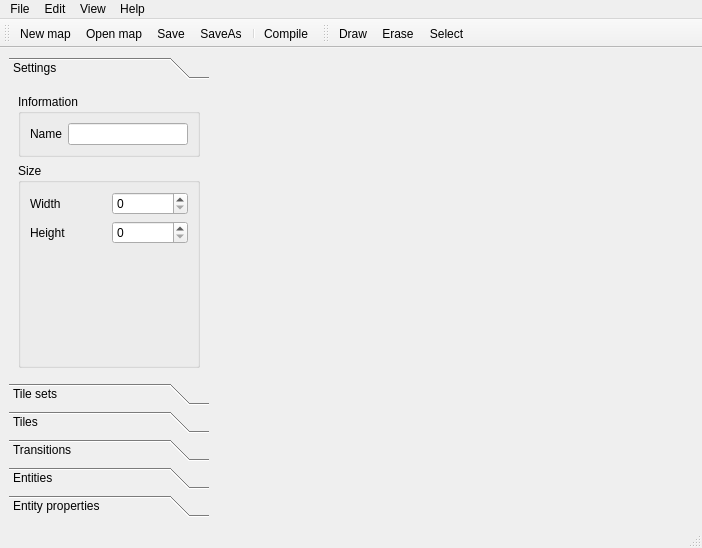
<?xml version="1.0" encoding="UTF-8"?>
<ui version="4.0">
 <class>MainWindow</class>
 <widget class="QMainWindow" name="MainWindow">
  <property name="geometry">
   <rect>
    <x>0</x>
    <y>0</y>
    <width>702</width>
    <height>548</height>
   </rect>
  </property>
  <property name="windowTitle">
   <string>Backlot Map Editor</string>
  </property>
  <widget class="QWidget" name="centralwidget">
   <layout class="QHBoxLayout" name="horizontalLayout">
    <item>
     <widget class="QToolBox" name="toolbox">
      <property name="sizePolicy">
       <sizepolicy hsizetype="Fixed" vsizetype="Preferred">
        <horstretch>0</horstretch>
        <verstretch>0</verstretch>
       </sizepolicy>
      </property>
      <property name="minimumSize">
       <size>
        <width>200</width>
        <height>0</height>
       </size>
      </property>
      <property name="currentIndex">
       <number>0</number>
      </property>
      <widget class="QWidget" name="settings">
       <property name="geometry">
        <rect>
         <x>0</x>
         <y>0</y>
         <width>200</width>
         <height>272</height>
        </rect>
       </property>
       <attribute name="label">
        <string>Settings</string>
       </attribute>
       <layout class="QVBoxLayout" name="verticalLayout_3">
        <item>
         <widget class="QGroupBox" name="groupBox_2">
          <property name="title">
           <string>Information</string>
          </property>
          <layout class="QGridLayout" name="gridLayout_3">
           <item row="0" column="0">
            <widget class="QLabel" name="label_3">
             <property name="text">
              <string>Name</string>
             </property>
            </widget>
           </item>
           <item row="0" column="1">
            <widget class="QLineEdit" name="namebox"/>
           </item>
          </layout>
         </widget>
        </item>
        <item>
         <widget class="QGroupBox" name="groupBox">
          <property name="title">
           <string>Size</string>
          </property>
          <layout class="QGridLayout" name="gridLayout_2">
           <item row="0" column="0">
            <widget class="QLabel" name="label">
             <property name="text">
              <string>Width</string>
             </property>
            </widget>
           </item>
           <item row="1" column="0">
            <widget class="QLabel" name="label_2">
             <property name="text">
              <string>Height</string>
             </property>
            </widget>
           </item>
           <item row="2" column="1">
            <spacer name="verticalSpacer">
             <property name="orientation">
              <enum>Qt::Vertical</enum>
             </property>
             <property name="sizeHint" stdset="0">
              <size>
               <width>20</width>
               <height>40</height>
              </size>
             </property>
            </spacer>
           </item>
           <item row="0" column="1">
            <widget class="QSpinBox" name="width"/>
           </item>
           <item row="1" column="1">
            <widget class="QSpinBox" name="height"/>
           </item>
          </layout>
         </widget>
        </item>
       </layout>
      </widget>
      <widget class="QWidget" name="tilesets">
       <property name="enabled">
        <bool>true</bool>
       </property>
       <property name="geometry">
        <rect>
         <x>0</x>
         <y>0</y>
         <width>274</width>
         <height>272</height>
        </rect>
       </property>
       <attribute name="label">
        <string>Tile sets</string>
       </attribute>
       <layout class="QVBoxLayout" name="verticalLayout_2">
        <item>
         <widget class="QListWidget" name="tilesetlist"/>
        </item>
        <item>
         <widget class="QPushButton" name="addtileset">
          <property name="text">
           <string>Add...</string>
          </property>
         </widget>
        </item>
        <item>
         <widget class="QPushButton" name="removetileset">
          <property name="text">
           <string>Remove</string>
          </property>
         </widget>
        </item>
       </layout>
      </widget>
      <widget class="QWidget" name="tiles">
       <property name="geometry">
        <rect>
         <x>0</x>
         <y>0</y>
         <width>274</width>
         <height>272</height>
        </rect>
       </property>
       <attribute name="label">
        <string>Tiles</string>
       </attribute>
       <layout class="QVBoxLayout" name="verticalLayout_4">
        <item>
         <widget class="TilePreview" name="tilepreview" native="true">
          <property name="sizePolicy">
           <sizepolicy hsizetype="Preferred" vsizetype="Fixed">
            <horstretch>0</horstretch>
            <verstretch>0</verstretch>
           </sizepolicy>
          </property>
          <property name="minimumSize">
           <size>
            <width>0</width>
            <height>150</height>
           </size>
          </property>
         </widget>
        </item>
        <item>
         <widget class="QTreeView" name="tilelist"/>
        </item>
       </layout>
      </widget>
      <widget class="QWidget" name="transitions">
       <property name="geometry">
        <rect>
         <x>0</x>
         <y>0</y>
         <width>274</width>
         <height>272</height>
        </rect>
       </property>
       <attribute name="label">
        <string>Transitions</string>
       </attribute>
       <layout class="QVBoxLayout" name="verticalLayout_7">
        <item>
         <widget class="QListView" name="listView_2"/>
        </item>
       </layout>
      </widget>
      <widget class="QWidget" name="entities">
       <property name="geometry">
        <rect>
         <x>0</x>
         <y>0</y>
         <width>274</width>
         <height>272</height>
        </rect>
       </property>
       <attribute name="label">
        <string>Entities</string>
       </attribute>
       <layout class="QVBoxLayout" name="verticalLayout_5">
        <item>
         <widget class="QListView" name="listView"/>
        </item>
       </layout>
      </widget>
      <widget class="QWidget" name="entityproperties">
       <property name="geometry">
        <rect>
         <x>0</x>
         <y>0</y>
         <width>274</width>
         <height>272</height>
        </rect>
       </property>
       <attribute name="label">
        <string>Entity properties</string>
       </attribute>
       <layout class="QVBoxLayout" name="verticalLayout_6">
        <item>
         <widget class="QLabel" name="entityname">
          <property name="text">
           <string>Entity:</string>
          </property>
         </widget>
        </item>
        <item>
         <widget class="QListView" name="propertylist"/>
        </item>
        <item>
         <widget class="QPushButton" name="changeproperty">
          <property name="text">
           <string>Change property</string>
          </property>
         </widget>
        </item>
       </layout>
      </widget>
     </widget>
    </item>
    <item>
     <widget class="MapView" name="levelview" native="true">
      <property name="minimumSize">
       <size>
        <width>150</width>
        <height>0</height>
       </size>
      </property>
     </widget>
    </item>
   </layout>
  </widget>
  <widget class="QMenuBar" name="menubar">
   <property name="geometry">
    <rect>
     <x>0</x>
     <y>0</y>
     <width>702</width>
     <height>22</height>
    </rect>
   </property>
   <widget class="QMenu" name="menuFile">
    <property name="title">
     <string>File</string>
    </property>
    <addaction name="ActionNew"/>
    <addaction name="ActionOpen"/>
    <addaction name="ActionSave"/>
    <addaction name="ActionSaveAs"/>
    <addaction name="separator"/>
    <addaction name="ActionCompile"/>
    <addaction name="separator"/>
    <addaction name="ActionExit"/>
   </widget>
   <widget class="QMenu" name="menuEdit">
    <property name="title">
     <string>Edit</string>
    </property>
    <addaction name="ActionDraw"/>
    <addaction name="ActionErase"/>
   </widget>
   <widget class="QMenu" name="menuView">
    <property name="title">
     <string>View</string>
    </property>
    <addaction name="ActionGrid"/>
    <addaction name="ActionMiniMap"/>
   </widget>
   <widget class="QMenu" name="menuHelp">
    <property name="title">
     <string>Help</string>
    </property>
    <addaction name="ActionAbout"/>
   </widget>
   <addaction name="menuFile"/>
   <addaction name="menuEdit"/>
   <addaction name="menuView"/>
   <addaction name="menuHelp"/>
  </widget>
  <widget class="QStatusBar" name="statusbar"/>
  <widget class="QToolBar" name="toolBar">
   <property name="windowTitle">
    <string>toolBar</string>
   </property>
   <attribute name="toolBarArea">
    <enum>TopToolBarArea</enum>
   </attribute>
   <attribute name="toolBarBreak">
    <bool>false</bool>
   </attribute>
   <addaction name="ActionNew"/>
   <addaction name="ActionOpen"/>
   <addaction name="ActionSave"/>
   <addaction name="ActionSaveAs"/>
   <addaction name="separator"/>
   <addaction name="ActionCompile"/>
  </widget>
  <widget class="QToolBar" name="toolBar_2">
   <property name="windowTitle">
    <string>toolBar_2</string>
   </property>
   <attribute name="toolBarArea">
    <enum>TopToolBarArea</enum>
   </attribute>
   <attribute name="toolBarBreak">
    <bool>false</bool>
   </attribute>
   <addaction name="ActionDraw"/>
   <addaction name="ActionErase"/>
   <addaction name="ActionSelect"/>
  </widget>
  <action name="ActionNew">
   <property name="icon">
    <iconset resource="../MapEditor.qrc">
     <normaloff>:/icons/icons/document-new.png</normaloff>:/icons/icons/document-new.png</iconset>
   </property>
   <property name="text">
    <string>New map</string>
   </property>
   <property name="toolTip">
    <string>New map</string>
   </property>
  </action>
  <action name="ActionOpen">
   <property name="icon">
    <iconset resource="../MapEditor.qrc">
     <normaloff>:/icons/icons/document-open.png</normaloff>:/icons/icons/document-open.png</iconset>
   </property>
   <property name="text">
    <string>Open map</string>
   </property>
  </action>
  <action name="ActionSave">
   <property name="icon">
    <iconset resource="../MapEditor.qrc">
     <normaloff>:/icons/icons/document-save.png</normaloff>:/icons/icons/document-save.png</iconset>
   </property>
   <property name="text">
    <string>Save</string>
   </property>
  </action>
  <action name="ActionCompile">
   <property name="icon">
    <iconset resource="../MapEditor.qrc">
     <normaloff>:/icons/icons/document-export.png</normaloff>:/icons/icons/document-export.png</iconset>
   </property>
   <property name="text">
    <string>Compile</string>
   </property>
  </action>
  <action name="ActionErase">
   <property name="checkable">
    <bool>true</bool>
   </property>
   <property name="icon">
    <iconset resource="../MapEditor.qrc">
     <normaloff>:/icons/icons/draw-eraser.png</normaloff>:/icons/icons/draw-eraser.png</iconset>
   </property>
   <property name="text">
    <string>Erase</string>
   </property>
  </action>
  <action name="ActionDraw">
   <property name="checkable">
    <bool>true</bool>
   </property>
   <property name="icon">
    <iconset resource="../MapEditor.qrc">
     <normaloff>:/icons/icons/draw-freehand.png</normaloff>:/icons/icons/draw-freehand.png</iconset>
   </property>
   <property name="text">
    <string>Draw</string>
   </property>
  </action>
  <action name="ActionSaveAs">
   <property name="icon">
    <iconset resource="../MapEditor.qrc">
     <normaloff>:/icons/icons/document-save-as.png</normaloff>:/icons/icons/document-save-as.png</iconset>
   </property>
   <property name="text">
    <string>SaveAs</string>
   </property>
  </action>
  <action name="ActionSelect">
   <property name="checkable">
    <bool>true</bool>
   </property>
   <property name="icon">
    <iconset resource="../MapEditor.qrc">
     <normaloff>:/icons/icons/select-rectangular.png</normaloff>:/icons/icons/select-rectangular.png</iconset>
   </property>
   <property name="text">
    <string>Select</string>
   </property>
  </action>
  <action name="ActionExit">
   <property name="icon">
    <iconset resource="../MapEditor.qrc">
     <normaloff>:/icons/icons/application-exit.png</normaloff>:/icons/icons/application-exit.png</iconset>
   </property>
   <property name="text">
    <string>Exit</string>
   </property>
  </action>
  <action name="ActionGrid">
   <property name="checkable">
    <bool>true</bool>
   </property>
   <property name="text">
    <string>Draw grid</string>
   </property>
  </action>
  <action name="ActionAbout">
   <property name="icon">
    <iconset resource="../MapEditor.qrc">
     <normaloff>:/icons/icons/help-about.png</normaloff>:/icons/icons/help-about.png</iconset>
   </property>
   <property name="text">
    <string>About</string>
   </property>
  </action>
  <action name="ActionMiniMap">
   <property name="checkable">
    <bool>true</bool>
   </property>
   <property name="text">
    <string>MiniMap</string>
   </property>
  </action>
 </widget>
 <customwidgets>
  <customwidget>
   <class>MapView</class>
   <extends>QWidget</extends>
   <header>MapView.hpp</header>
   <container>1</container>
  </customwidget>
  <customwidget>
   <class>TilePreview</class>
   <extends>QWidget</extends>
   <header>TilePreview.hpp</header>
   <container>1</container>
  </customwidget>
 </customwidgets>
 <resources>
  <include location="../MapEditor.qrc"/>
 </resources>
 <connections>
  <connection>
   <sender>ActionExit</sender>
   <signal>activated()</signal>
   <receiver>MainWindow</receiver>
   <slot>close()</slot>
   <hints>
    <hint type="sourcelabel">
     <x>-1</x>
     <y>-1</y>
    </hint>
    <hint type="destinationlabel">
     <x>266</x>
     <y>258</y>
    </hint>
   </hints>
  </connection>
 </connections>
</ui>
